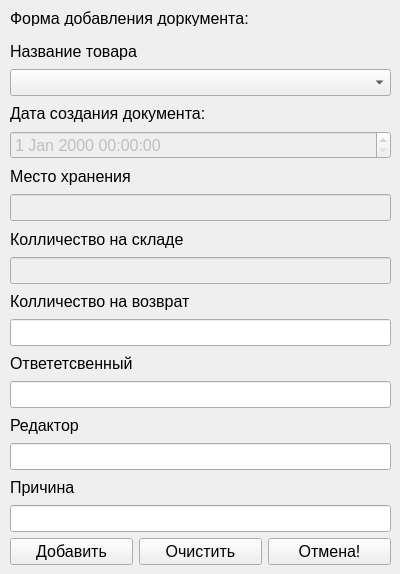
<?xml version="1.0" encoding="UTF-8"?>
<ui version="4.0">
 <class>MainUsersWorkersReturnAdd</class>
 <widget class="QWidget" name="MainUsersWorkersReturnAdd">
  <property name="geometry">
   <rect>
    <x>0</x>
    <y>0</y>
    <width>400</width>
    <height>574</height>
   </rect>
  </property>
  <property name="windowTitle">
   <string>Добавление</string>
  </property>
  <property name="windowIcon">
   <iconset resource="src.qrc">
    <normaloff>:/images/img/logopm.png</normaloff>:/images/img/logopm.png</iconset>
  </property>
  <property name="styleSheet">
   <string notr="true">#MainUsersWorkersReturnAdd{
border-image: url(:/images/img/fonpril.png);}</string>
  </property>
  <widget class="QLabel" name="label">
   <property name="geometry">
    <rect>
     <x>10</x>
     <y>10</y>
     <width>351</width>
     <height>16</height>
    </rect>
   </property>
   <property name="font">
    <font>
     <pointsize>12</pointsize>
    </font>
   </property>
   <property name="text">
    <string>Форма добавления доркумента:</string>
   </property>
  </widget>
  <widget class="QWidget" name="layoutWidget">
   <property name="geometry">
    <rect>
     <x>10</x>
     <y>40</y>
     <width>381</width>
     <height>525</height>
    </rect>
   </property>
   <property name="font">
    <font>
     <pointsize>12</pointsize>
    </font>
   </property>
   <layout class="QVBoxLayout" name="verticalLayout_2">
    <item>
     <layout class="QVBoxLayout" name="verticalLayout">
      <item>
       <widget class="QLabel" name="label_2">
        <property name="font">
         <font>
          <pointsize>12</pointsize>
         </font>
        </property>
        <property name="text">
         <string>Название товара</string>
        </property>
       </widget>
      </item>
      <item>
       <widget class="QComboBox" name="cbProduct">
        <property name="font">
         <font>
          <pointsize>12</pointsize>
         </font>
        </property>
       </widget>
      </item>
      <item>
       <widget class="QLabel" name="label_3">
        <property name="font">
         <font>
          <pointsize>12</pointsize>
         </font>
        </property>
        <property name="text">
         <string>Дата создания документа:</string>
        </property>
       </widget>
      </item>
      <item>
       <widget class="QDateTimeEdit" name="dtDate">
        <property name="enabled">
         <bool>false</bool>
        </property>
        <property name="font">
         <font>
          <pointsize>12</pointsize>
         </font>
        </property>
       </widget>
      </item>
      <item>
       <widget class="QLabel" name="label_4">
        <property name="font">
         <font>
          <pointsize>12</pointsize>
         </font>
        </property>
        <property name="text">
         <string>Место хранения</string>
        </property>
       </widget>
      </item>
      <item>
       <widget class="QLineEdit" name="txtLocation">
        <property name="enabled">
         <bool>false</bool>
        </property>
        <property name="font">
         <font>
          <pointsize>12</pointsize>
         </font>
        </property>
       </widget>
      </item>
      <item>
       <widget class="QLabel" name="label_5">
        <property name="font">
         <font>
          <pointsize>12</pointsize>
         </font>
        </property>
        <property name="text">
         <string>Колличество на складе</string>
        </property>
       </widget>
      </item>
      <item>
       <widget class="QLineEdit" name="txtCount">
        <property name="enabled">
         <bool>false</bool>
        </property>
        <property name="font">
         <font>
          <pointsize>12</pointsize>
         </font>
        </property>
       </widget>
      </item>
      <item>
       <widget class="QLabel" name="label_9">
        <property name="font">
         <font>
          <pointsize>12</pointsize>
         </font>
        </property>
        <property name="text">
         <string>Колличество на возврат</string>
        </property>
       </widget>
      </item>
      <item>
       <widget class="QLineEdit" name="txtCountReturn">
        <property name="font">
         <font>
          <pointsize>12</pointsize>
         </font>
        </property>
       </widget>
      </item>
      <item>
       <widget class="QLabel" name="label_6">
        <property name="font">
         <font>
          <pointsize>12</pointsize>
         </font>
        </property>
        <property name="text">
         <string>Ответетсвенный</string>
        </property>
       </widget>
      </item>
      <item>
       <widget class="QLineEdit" name="txtResponsible">
        <property name="font">
         <font>
          <pointsize>12</pointsize>
         </font>
        </property>
       </widget>
      </item>
      <item>
       <widget class="QLabel" name="label_7">
        <property name="font">
         <font>
          <pointsize>12</pointsize>
         </font>
        </property>
        <property name="text">
         <string>Редактор</string>
        </property>
       </widget>
      </item>
      <item>
       <widget class="QLineEdit" name="txtChanger">
        <property name="font">
         <font>
          <pointsize>12</pointsize>
         </font>
        </property>
       </widget>
      </item>
      <item>
       <widget class="QLabel" name="label_8">
        <property name="font">
         <font>
          <pointsize>12</pointsize>
         </font>
        </property>
        <property name="text">
         <string>Причина</string>
        </property>
       </widget>
      </item>
      <item>
       <widget class="QLineEdit" name="txtExplanations">
        <property name="font">
         <font>
          <pointsize>12</pointsize>
         </font>
        </property>
       </widget>
      </item>
     </layout>
    </item>
    <item>
     <layout class="QHBoxLayout" name="horizontalLayout">
      <item>
       <widget class="QPushButton" name="pbAdd">
        <property name="font">
         <font>
          <pointsize>12</pointsize>
         </font>
        </property>
        <property name="text">
         <string>Добавить</string>
        </property>
       </widget>
      </item>
      <item>
       <widget class="QPushButton" name="pbClear">
        <property name="font">
         <font>
          <pointsize>12</pointsize>
         </font>
        </property>
        <property name="text">
         <string>Очистить</string>
        </property>
       </widget>
      </item>
      <item>
       <widget class="QPushButton" name="pbClose">
        <property name="font">
         <font>
          <pointsize>12</pointsize>
         </font>
        </property>
        <property name="text">
         <string>Отмена!</string>
        </property>
       </widget>
      </item>
     </layout>
    </item>
   </layout>
  </widget>
 </widget>
 <resources>
  <include location="src.qrc"/>
 </resources>
 <connections/>
</ui>
